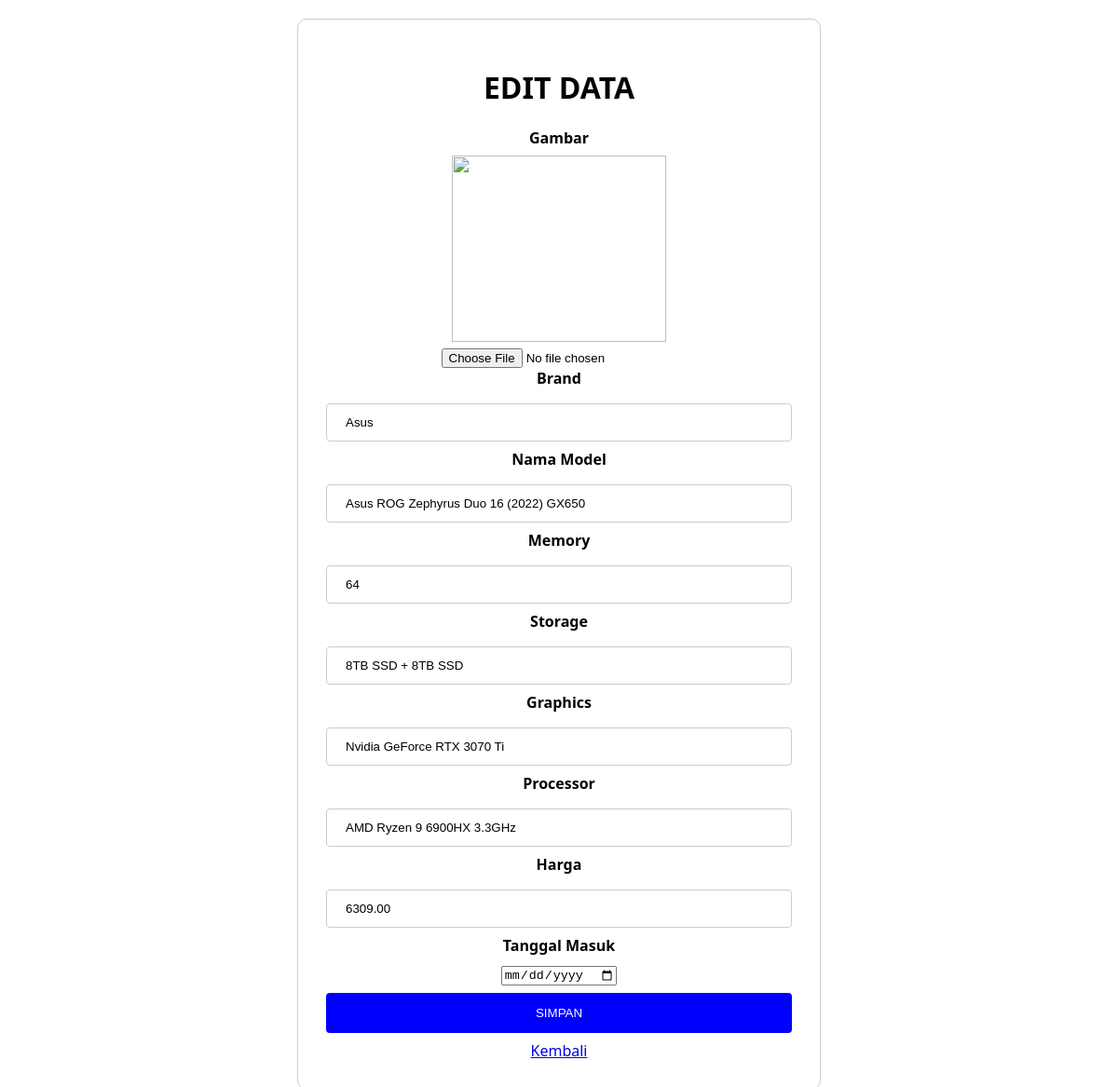
The page /edit.php?id=7 (signed in) on the database as committed earlier.
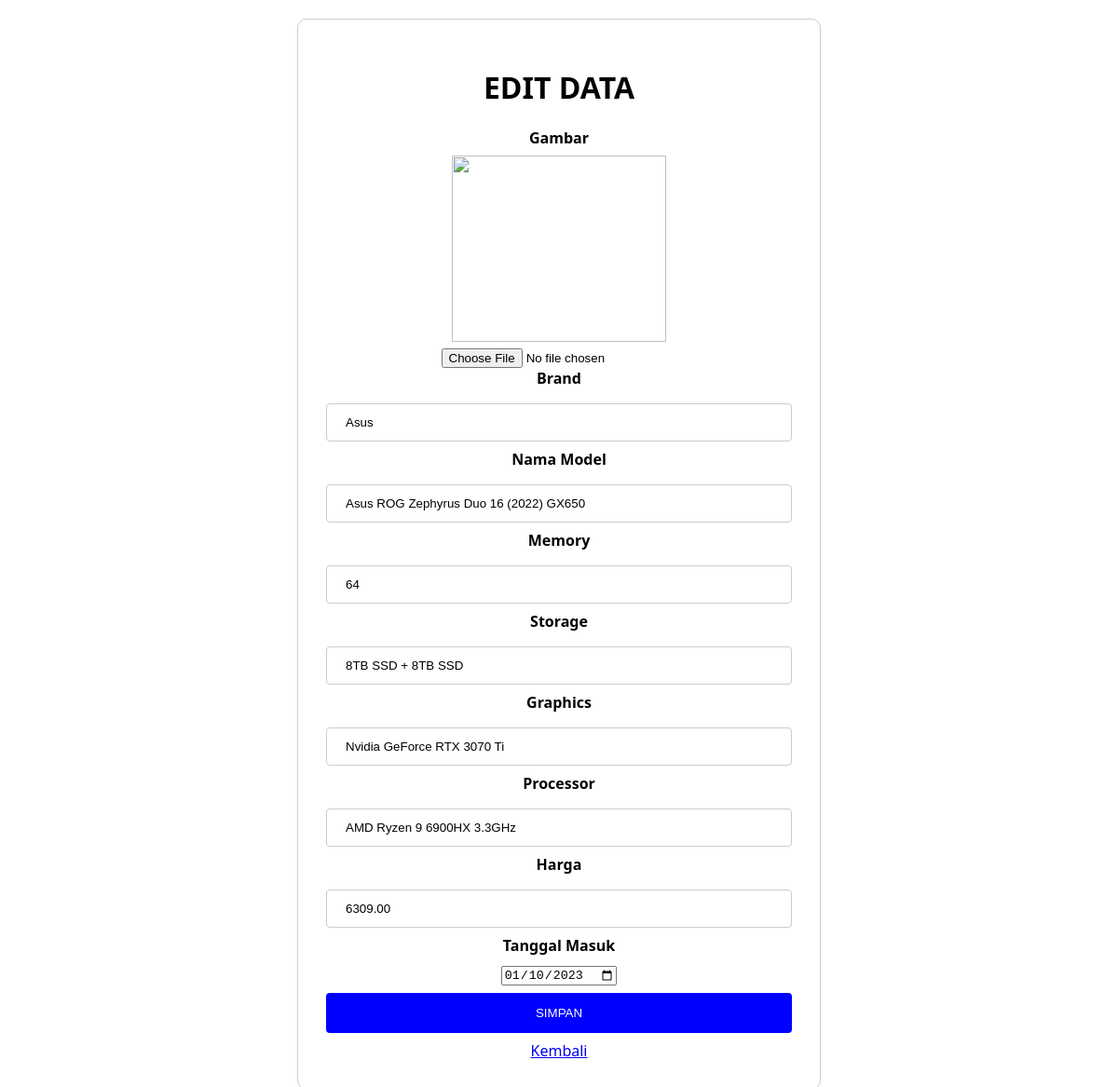
The same page on the database as committed later.
### tables this page shows
CREATE TABLE `laptops` (
  `id` int NOT NULL,
  `brand` varchar(255) NOT NULL,
  `model` varchar(255) NOT NULL,
  `price` decimal(10,2) NOT NULL,
  `processor` text NOT NULL,
  `memory` int NOT NULL,
  `storage` varchar(255) NOT NULL,
  `graphics` varchar(255) NOT NULL,
  `date` date NOT NULL
);

### edit.php (the view, shortened to what this page needs)
<?php
include 'koneksi.php';
        $id= mysqli_escape_string($conn, $_GET['id']);
        $query = mysqli_query($conn,"SELECT * FROM laptops WHERE id = '$id'");
        if ($data = mysqli_fetch_array($query)) {
            $brand = mysqli_escape_string($conn, $data['brand']);
            $model = mysqli_escape_string($conn, $data['model']);
            $memory = mysqli_escape_string($conn, $data['memory']);
            $storage = mysqli_escape_string($conn, $data['storage']);
            $graphics = mysqli_escape_string($conn, $data['graphics']);
            $processor = mysqli_escape_string($conn, $data['processor']);
            $price = mysqli_escape_string($conn, $data['price']);
            $date = mysqli_escape_string($conn, $data['date']);
            $image = mysqli_escape_string($conn, $data['image']);
        }elseif(!$data){
          header("Location: index.php");
        }
?>
<!doctype html>
<html lang="en">
  <head>
  </head>
  <body>
    <div class="container" style="margin-top: 20px">
      <div class="row">
        <div class="col-md-8 offset-md-2">
          <div class="card">
            <div class="card-body">
              <form action="actionedit.php" method="POST" enctype="multipart/form-data">
                <h1>EDIT DATA</h1><input value="<?=$id?>" type="text" name="id" hidden>
                <label>Gambar</label>
                <img src="uploads/<?=$image?>" height="200" width="230"><br>
                <input type="file" name="file">
                <label>Brand</label>
                <input value="<?=$brand?>" type="text" name="brand" placeholder="Masukkan Brand" class="form-control"><label>Nama Model</label>
                <input value="<?=$model?>" type="text" name="model" placeholder="Masukkan Nama Model" class="form-control"><label>Memory</label>
                <input value="<?=$memory?>" type="number" name="memory" id="Memory" placeholder="Masukkan Memory" class="form-control"><label>Storage</label>
                <input value="<?=$storage?>" type="text" name="storage" placeholder="Masukkan Storage" class="form-control"><label>Graphics</label>
                <input value="<?=$graphics?>" type="text" name="graphics" placeholder="Masukkan Graphics" class="form-control"><label>Processor</label>
                <input value="<?=$processor?>" type="text" name="processor" placeholder="Masukkan processor" class="form-control"><label>Harga</label>
                <input value="<?=$price?>" type="text" name="price" placeholder="Masukkan Harga" ><label>Tanggal Masuk</label>
                <input value="<?=$date?>" type="date" name="date" placeholder="Masukkan Tanggal contoh 2023-01-19">
                <button type="submit" class="btn btn-success">SIMPAN</button>
                <a href="index.php" class="btn btn-warning">Kembali</a>
              </form>
            </div>
          </div>
        </div>
      </div>
    </div>
  </body>
</html>

Rows that differ between the two databases and show on the page:
changed laptops "Asus": date (not shown) → "01/10/2023"
